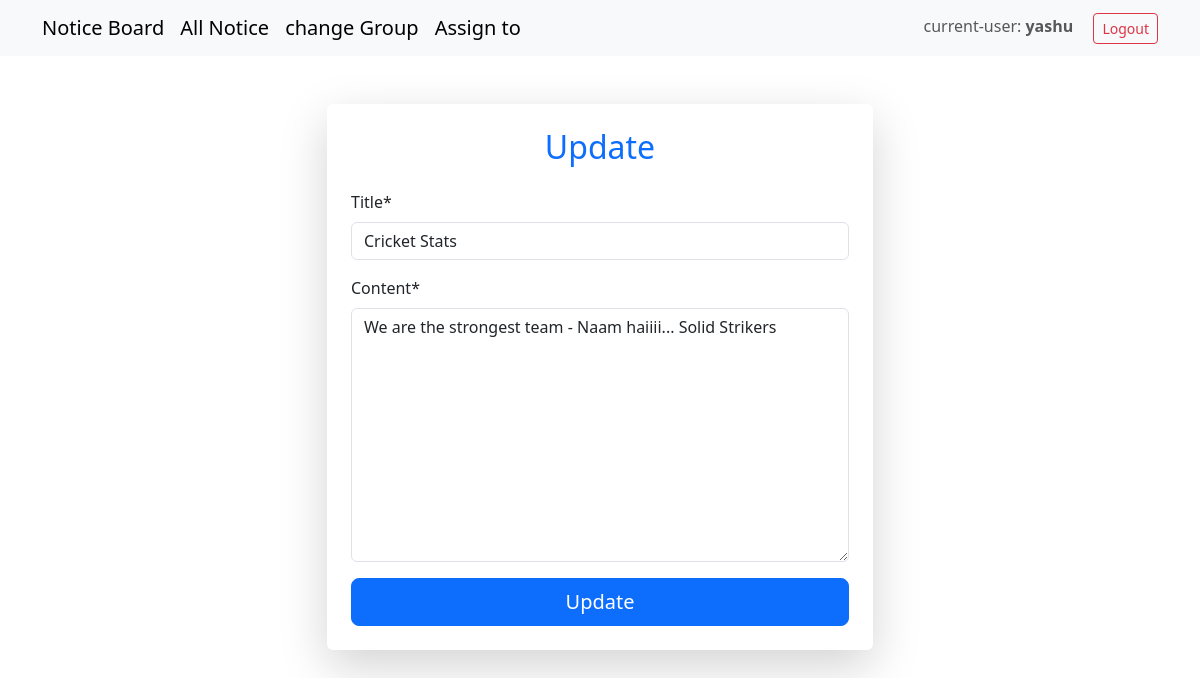
The page /update/28/ (signed in) on the database its author committed.
### classroom/models.py (models this page shows)
class Notice(models.Model):
    title = models.CharField(max_length=100)
    content = models.TextField()
    date_posted = models.DateTimeField(auto_now_add=True)
    author = models.ForeignKey(User, on_delete=models.CASCADE, related_name='notices')

### classroom/views.py (the view)
# urls.py: path('update/<int:pk>/', views.notice_update, name='notice_update'),
@object_permission_required('classroom.change_notice', Notice)
def notice_update(request, pk):
    notice = Notice.objects.get(pk=pk)
    if request.method == 'POST':
        form = NoticeForm(request.POST, instance=notice)
        if form.is_valid():
            form.save()
            return redirect('notice_list')
    else:
        form = NoticeForm(instance=notice)
    return render(request, 'classroom/notice_update.html', {'form': form})

### classroom/forms.py
class NoticeForm(forms.ModelForm):
    class Meta:
        model = Notice
        fields = ['title', 'content']

### classroom/templates/classroom/notice_update.html (shortened to what this page needs)
{% extends "classroom/base.html" %}
{% load crispy_forms_tags %}
{% block content %}
<div class="container mt-5">
    <div class="row justify-content-center">
        <div class="col-md-6">
            <div class="card shadow-lg p-4 rounded border-0">
                <h2 class="text-center mb-4 text-primary">Update</h2>
                <form method="post" class="needs-validation" novalidate>
                    {{ form|crispy }}
                    <div class="d-grid gap-2 mt-3">
                        <button type="submit" class="btn btn-primary btn-lg">Update</button>
                    </div>
                </form>
            </div>
        </div>
    </div>
</div>
{% endblock %}

### classroom/templates/classroom/base.html (shortened to what this page needs)
{% load filter_group %}
<!DOCTYPE html>
<html lang="en">
<head>
    <link rel="stylesheet" href="https://cdn.jsdelivr.net/npm/bootstrap@5.3.0/dist/css/bootstrap.min.css">
</head>
<body>
    <nav class="navbar navbar-expand-lg navbar-light bg-light">
        <div class="container">
            {% if user.is_authenticated %}
                <a class="navbar-brand" href="#">Notice Board</a>
                <a class="navbar-brand" href="{% url "notice_list" %}">All Notice</a>
                    <a class="navbar-brand" href="{% url "groups" %}">change Group</a>
                <a class="navbar-brand" href="{% url "assign_notice" %}">Assign to</a>
            {% endif %}
            <div class="ms-auto">
                {% if user.is_authenticated %}
                    <span class="navbar-text me-3">current-user: <strong>{{ user.username }}</strong></span>
                    <form action="{% url 'logout' %}" method="post" class="d-inline">
                        <button type="submit" class="btn btn-outline-danger btn-sm">Logout</button>
                    </form>
                {% else %}
                    <a href="{% url 'login' %}" class="btn btn-outline-primary btn-sm">Login</a>
                {% endif %}
            </div>
        </div>
    </nav>
    {% block content %}{% endblock %}
</body>
</html>

### rows shown on the page
Notice: title "Cricket Stats", content "We are the strongest team - Naam haiiii... Solid Strikers"

### other values the page prints
{{ user.username }} "yashu"
